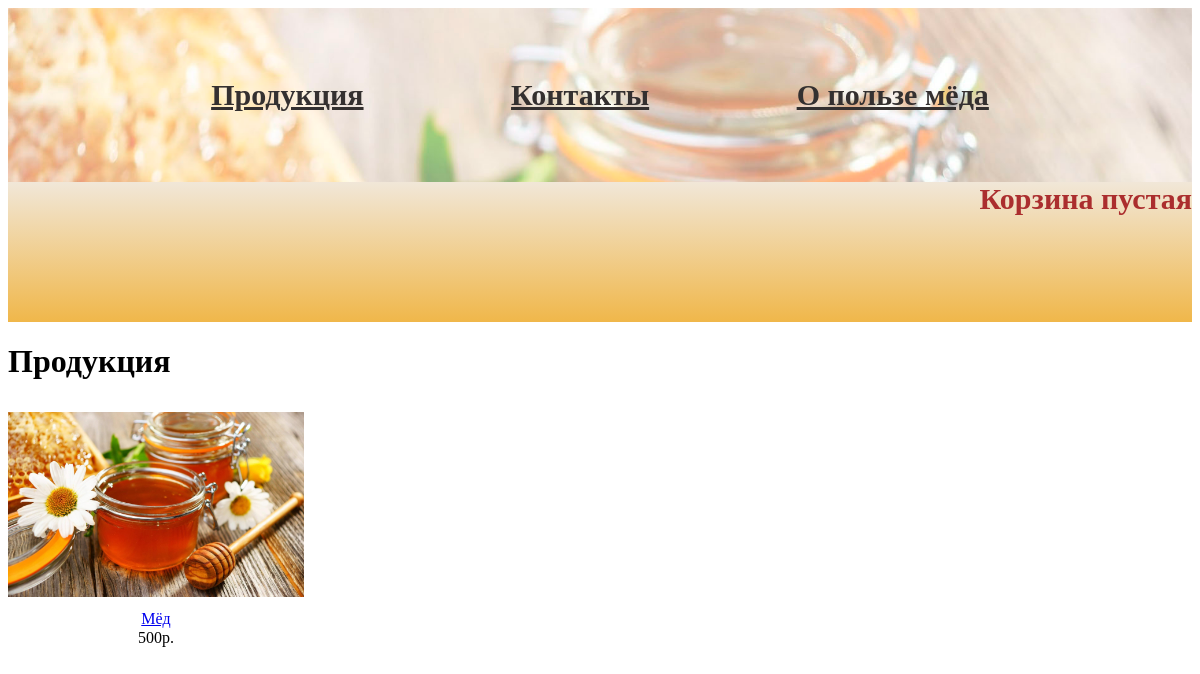
The page / on the database its author committed.
### myshop/models.py (models this page shows, shortened)
class Product(models.Model):
    name = models.CharField(max_length=150, db_index=True, verbose_name='Наименование')
    slug = models.CharField(max_length=150, db_index=True, unique=True, verbose_name='Ссылка')
    image = models.ImageField(upload_to='product/%Y/%m/%d', blank=True)
    description = models.TextField(max_length=1000, blank=True, verbose_name='Описание')
    price = models.TextField(max_length=10, blank=True, verbose_name='цена')
    available = models.BooleanField(default=True, verbose_name='Наличие')
    created = models.DateTimeField(auto_now_add=True, verbose_name='Добавлен')
    uploaded = models.DateTimeField(auto_now=True, verbose_name='Изменён')
    class Meta:
        ordering = ('name',)
        verbose_name = 'Товар'
        verbose_name_plural = 'Товары'
        index_together = (('id', 'slug'), )
    def get_absolute_url(self):
        return reverse('myshop:product_detail', args=[self.id, self.slug])

### myshop/views.py (the view)
# urls.py: path('', views.product_list, name='product_list'),
def product_list(request):
    products = Product.objects.filter(available=True)
    return render(request, 'shop/product/list.html',
                  {
                      'products': products
                  })

### cart/cart.py (called while the page is built)
    def __len__(self):
        return sum(item['quantity'] for item in self.cart.values())

### cart/context_processors.py (called while the page is built)
def cart(request):
    return {'cart': Cart(request)}

### myshop/templates/shop/product/list.html (shortened to what this page needs)
{% extends "shop/base.html" %}
{% load static %}
{% block content %}
<div id="main" class="product-list">
<h1>Продукция</h1>
{% for product in products %}
<div class="item">
<a href="{{ product.get_absolute_url }}">
    <img src="{% if product.image %}{{ product.image.url }}{%else %}{% static 'img/no_image.png' %}{% endif %}">
</a>
<a href="{{ product.get_absolute_url }}">{{ product.name }}</a>
<br>
{{ product.price }}р.
</div>
{% endfor %}
</div>
{% endblock %}

### myshop/static/css/base.css (style rules this page uses)
.product-list .item { width:25%; padding:10px 20px 10px 0; float:left; text-align:center; line-height:1.2; }
.product-list .item img { width:100%; margin-bottom:8px; }

### rows shown on the page
Product: image (picture), name "Мёд", price "500"
